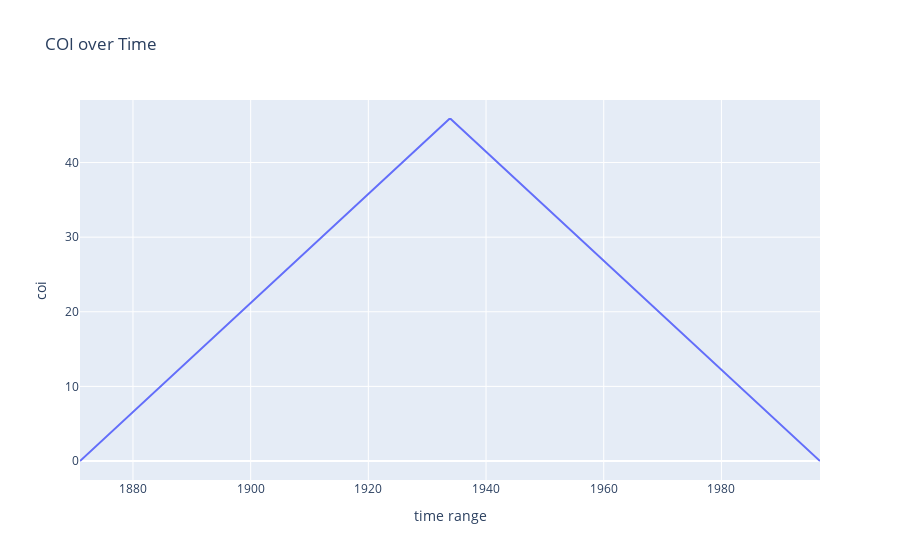

Here is the notebook cell this chart was saved with:
### Code cell
# "determine the cone of influence and the Fourier wavelength at each scale" (Torrence and Compo
# coi mirrored across the second half of the time range
coi_data_first_half  = coi_value * dt * (np.arange(int((len(sst_data) + 1) / 2)))
coi_data = np.concatenate((coi_data_first_half, coi_data_first_half[::-1]))
print(f"sst_data length is equal coi length = {len(sst_data) == len(coi_data)}")
    
coi_df = pd.DataFrame({'time range': time_range,
                                'coi': coi_data})
fig = px.line(coi_df, x='time range', y='coi', title="COI over Time")
fig.show()

### Figure 1 — Plotly figure (JSON) as saved in the notebook; plotly's stock layout.template omitted (floating-point values rounded to 4 significant figures; data arrays with more than 128 entries replaced by an {"elided": "..."} marker saying what was removed)
{"data": [{"hovertemplate": "time range=%{x}<br>coi=%{y}<extra></extra>", "legendgroup": "", "line": {"color": "#636efa", "dash": "solid"}, "marker": {"symbol": "circle"}, "mode": "lines", "name": "", "orientation": "v", "showlegend": false, "type": "scatter", "x": {"elided": "504 float values"}, "xaxis": "x", "y": {"elided": "504 float values"}, "yaxis": "y"}], "layout": {"autosize": true, "legend": {"tracegroupgap": 0}, "title": {"text": "COI over Time"}, "xaxis": {"anchor": "y", "autorange": true, "domain": [0, 1], "range": [1871, 1997.0], "title": {"text": "time range"}, "type": "linear"}, "yaxis": {"anchor": "x", "autorange": true, "domain": [0, 1], "range": [-2.547, 48.38], "title": {"text": "coi"}, "type": "linear"}}}
